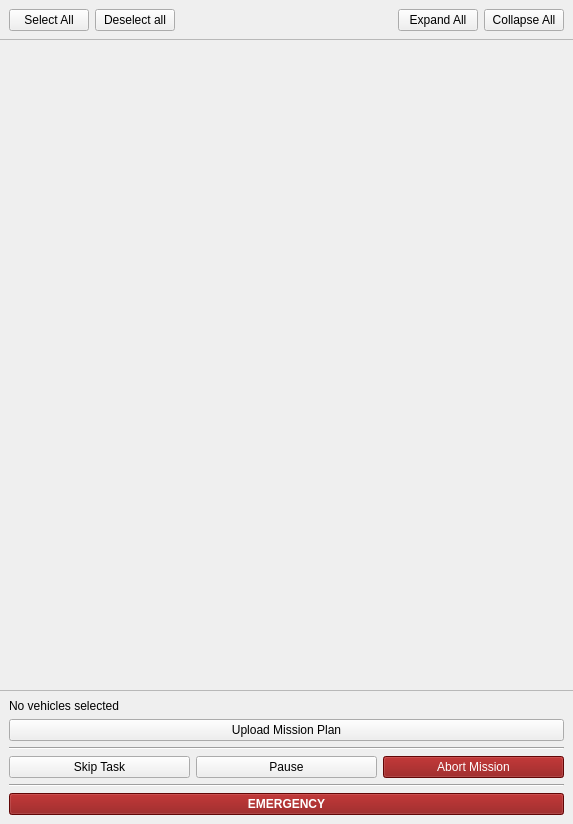
<?xml version="1.0" encoding="UTF-8"?>
<ui version="4.0">
 <class>FleetControlWidget</class>
 <widget class="QWidget" name="FleetControlWidget">
  <property name="geometry">
   <rect>
    <x>0</x>
    <y>0</y>
    <width>573</width>
    <height>824</height>
   </rect>
  </property>
  <property name="windowTitle">
   <string>Form</string>
  </property>
  <layout class="QVBoxLayout" name="verticalLayout_2">
   <property name="spacing">
    <number>0</number>
   </property>
   <property name="leftMargin">
    <number>0</number>
   </property>
   <property name="topMargin">
    <number>0</number>
   </property>
   <property name="rightMargin">
    <number>0</number>
   </property>
   <property name="bottomMargin">
    <number>0</number>
   </property>
   <item>
    <widget class="QWidget" name="vehicleListControls" native="true">
     <property name="styleSheet">
      <string notr="true">#vehicleListControls { border-bottom: 1px solid palette(mid); }</string>
     </property>
     <layout class="QHBoxLayout" name="horizontalLayout_9">
      <property name="leftMargin">
       <number>9</number>
      </property>
      <property name="topMargin">
       <number>9</number>
      </property>
      <property name="rightMargin">
       <number>9</number>
      </property>
      <property name="bottomMargin">
       <number>9</number>
      </property>
      <item>
       <widget class="QPushButton" name="selectAllButton">
        <property name="enabled">
         <bool>true</bool>
        </property>
        <property name="text">
         <string>Select All</string>
        </property>
       </widget>
      </item>
      <item>
       <widget class="QPushButton" name="deselectAllButton">
        <property name="enabled">
         <bool>true</bool>
        </property>
        <property name="text">
         <string>Deselect all</string>
        </property>
       </widget>
      </item>
      <item>
       <spacer name="horizontalSpacer_4">
        <property name="orientation">
         <enum>Qt::Horizontal</enum>
        </property>
        <property name="sizeHint" stdset="0">
         <size>
          <width>40</width>
          <height>20</height>
         </size>
        </property>
       </spacer>
      </item>
      <item>
       <widget class="QPushButton" name="expandAllButton">
        <property name="enabled">
         <bool>true</bool>
        </property>
        <property name="text">
         <string>Expand All</string>
        </property>
       </widget>
      </item>
      <item>
       <widget class="QPushButton" name="collapseAllButton">
        <property name="enabled">
         <bool>true</bool>
        </property>
        <property name="text">
         <string>Collapse All</string>
        </property>
       </widget>
      </item>
     </layout>
    </widget>
   </item>
   <item>
    <widget class="QScrollArea" name="vehicleListScrollArea">
     <property name="frameShape">
      <enum>QFrame::NoFrame</enum>
     </property>
     <property name="horizontalScrollBarPolicy">
      <enum>Qt::ScrollBarAlwaysOff</enum>
     </property>
     <property name="sizeAdjustPolicy">
      <enum>QAbstractScrollArea::AdjustToContents</enum>
     </property>
     <property name="widgetResizable">
      <bool>true</bool>
     </property>
     <widget class="QWidget" name="vehicleList">
      <property name="geometry">
       <rect>
        <x>0</x>
        <y>0</y>
        <width>573</width>
        <height>585</height>
       </rect>
      </property>
      <property name="layoutDirection">
       <enum>Qt::LeftToRight</enum>
      </property>
      <layout class="QVBoxLayout" name="vehicleListVLayout">
       <property name="spacing">
        <number>0</number>
       </property>
       <property name="leftMargin">
        <number>0</number>
       </property>
       <property name="topMargin">
        <number>0</number>
       </property>
       <property name="rightMargin">
        <number>0</number>
       </property>
       <property name="bottomMargin">
        <number>0</number>
       </property>
      </layout>
     </widget>
    </widget>
   </item>
   <item>
    <widget class="QWidget" name="vehicleControls" native="true">
     <property name="enabled">
      <bool>true</bool>
     </property>
     <property name="styleSheet">
      <string notr="true">#vehicleControls { border-top: 1px solid palette(mid); }</string>
     </property>
     <layout class="QVBoxLayout" name="verticalLayout">
      <item>
       <widget class="QLabel" name="vehiclesSelectedLabel">
        <property name="text">
         <string>No vehicles selected</string>
        </property>
       </widget>
      </item>
      <item>
       <widget class="QPushButton" name="uploadMissionPlanButton">
        <property name="enabled">
         <bool>true</bool>
        </property>
        <property name="text">
         <string>Upload Mission Plan</string>
        </property>
       </widget>
      </item>
      <item>
       <widget class="Line" name="vehicleControlsSeparator_2">
        <property name="orientation">
         <enum>Qt::Horizontal</enum>
        </property>
       </widget>
      </item>
      <item>
       <widget class="QWidget" name="missionControls" native="true">
        <layout class="QHBoxLayout" name="horizontalLayout_10">
         <property name="leftMargin">
          <number>0</number>
         </property>
         <property name="topMargin">
          <number>0</number>
         </property>
         <property name="rightMargin">
          <number>0</number>
         </property>
         <property name="bottomMargin">
          <number>0</number>
         </property>
         <item>
          <widget class="QPushButton" name="skipTaskButton">
           <property name="enabled">
            <bool>true</bool>
           </property>
           <property name="text">
            <string>Skip Task</string>
           </property>
          </widget>
         </item>
         <item>
          <widget class="QPushButton" name="pauseContinueButton">
           <property name="enabled">
            <bool>true</bool>
           </property>
           <property name="text">
            <string>Pause</string>
           </property>
          </widget>
         </item>
         <item>
          <widget class="QPushButton" name="abortMissionButton">
           <property name="enabled">
            <bool>true</bool>
           </property>
           <property name="styleSheet">
            <string notr="true">:enabled {
  background-color: #880808;
  color: white;
}
</string>
           </property>
           <property name="text">
            <string>Abort Mission</string>
           </property>
          </widget>
         </item>
        </layout>
       </widget>
      </item>
      <item>
       <widget class="Line" name="vehicleControlsSeparator">
        <property name="orientation">
         <enum>Qt::Horizontal</enum>
        </property>
       </widget>
      </item>
      <item>
       <widget class="QPushButton" name="emergencyButton">
        <property name="enabled">
         <bool>true</bool>
        </property>
        <property name="styleSheet">
         <string notr="true">:enabled {
  background-color: #880808;
  color: white;
  font-weight: bold;
}
</string>
        </property>
        <property name="text">
         <string>EMERGENCY</string>
        </property>
       </widget>
      </item>
     </layout>
    </widget>
   </item>
  </layout>
 </widget>
 <tabstops>
  <tabstop>selectAllButton</tabstop>
  <tabstop>deselectAllButton</tabstop>
  <tabstop>expandAllButton</tabstop>
  <tabstop>collapseAllButton</tabstop>
  <tabstop>vehicleListScrollArea</tabstop>
  <tabstop>skipTaskButton</tabstop>
  <tabstop>pauseContinueButton</tabstop>
  <tabstop>abortMissionButton</tabstop>
  <tabstop>emergencyButton</tabstop>
 </tabstops>
 <resources/>
 <connections/>
</ui>
